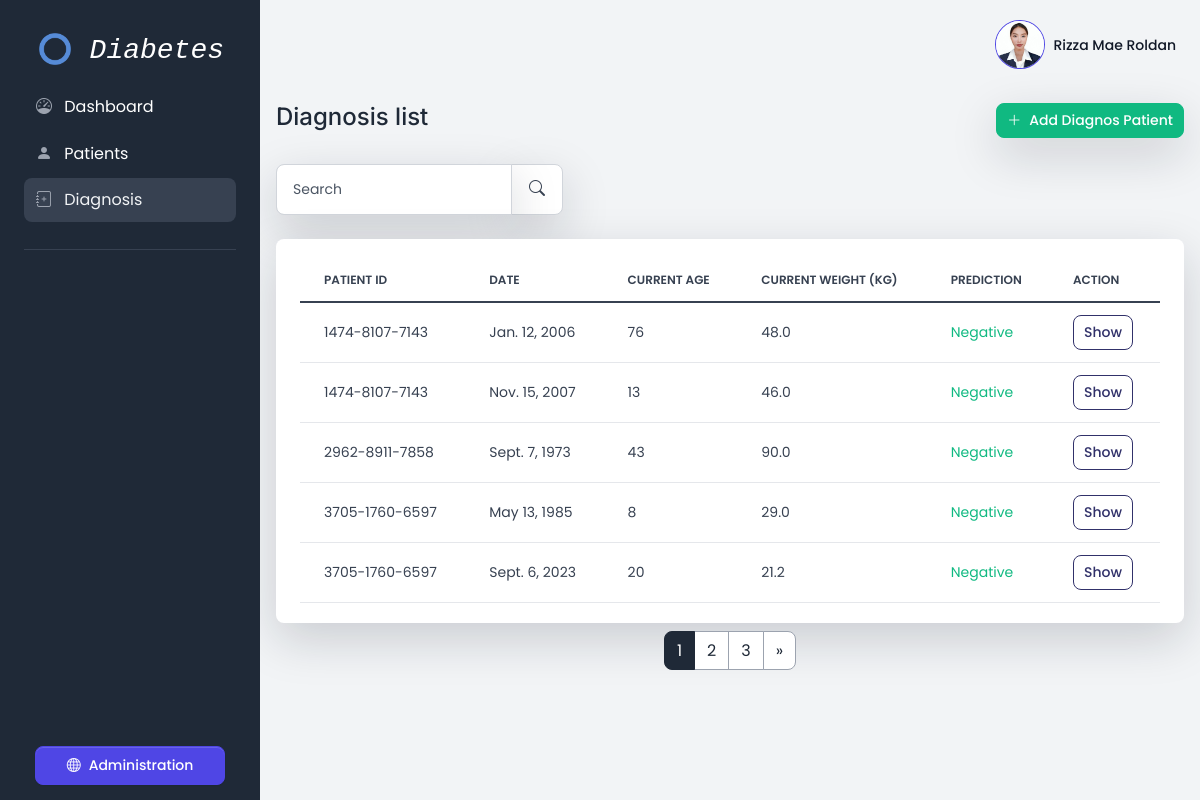
The app's page /diagnosis/ (signed in), older data.
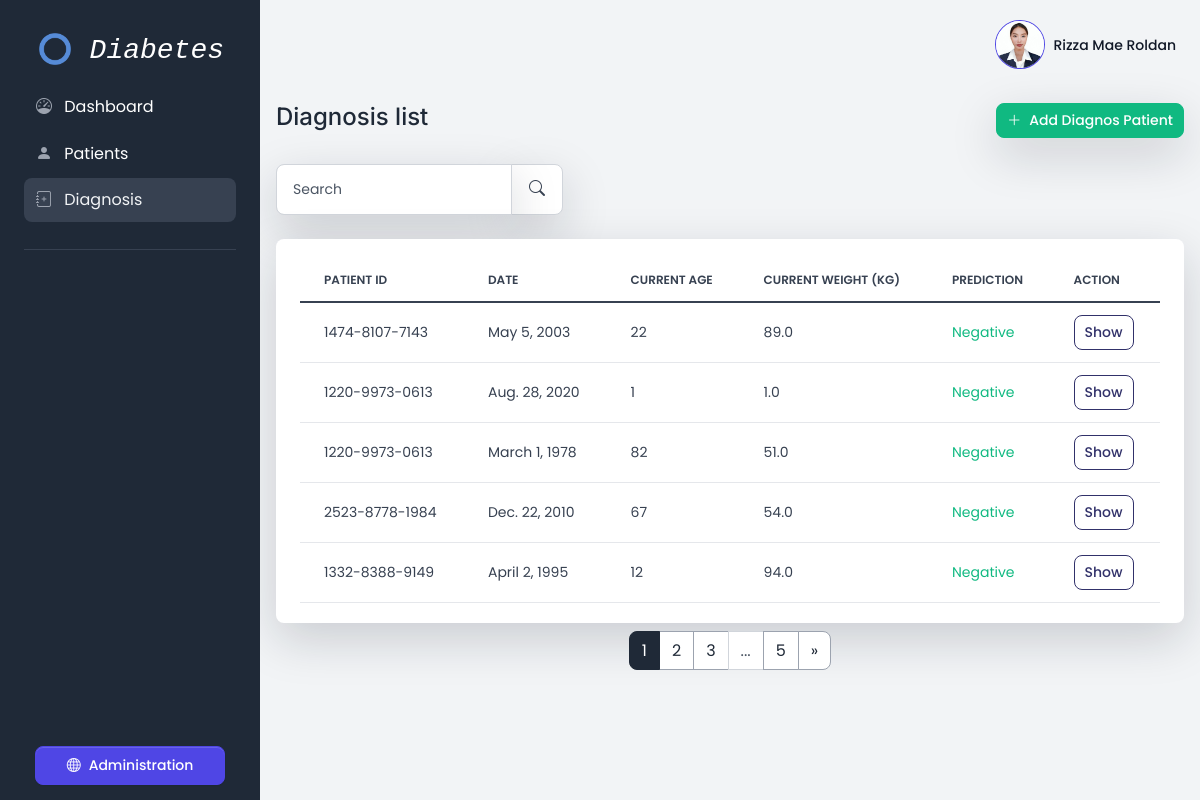
The same page, newer data.
### diabetes/models.py (models this page shows, shortened)
class Diagnosis(models.Model):
     patient = models.ForeignKey(Patient, on_delete=models.CASCADE)
     description = models.TextField(blank=True, null=True)
     date = models.DateField()
     created_at = models.DateTimeField(auto_now_add=True)
     updated_at = models.DateTimeField(auto_now=True)
     current_age = models.IntegerField(verbose_name='Current Age')
     current_weight = models.DecimalField(max_digits=5, decimal_places=1, verbose_name='Current Weight (kg)')
     test1 = models.DecimalField(max_digits=6, decimal_places=2, verbose_name='Test 1')
     test2 = models.DecimalField(max_digits=6, decimal_places=2, verbose_name='Test 2')
     test3 = models.DecimalField(max_digits=6, decimal_places=2, verbose_name='Test 3')
     prediction_result = models.BooleanField(null=True, blank=True, verbose_name='Prediction')
     class Meta:
          verbose_name_plural = 'Diagnosis'

class Patient(models.Model):
     added_by = models.ForeignKey(User, on_delete=models.SET_NULL, null=True)
     custom_patient_id = models.CharField(max_length=14, unique=True, default=generate_unique_id, verbose_name='Patient ID')
     first_name = models.CharField(max_length=255, verbose_name='First name')
     middle_name = models.CharField(max_length=255, null=True, blank=True, verbose_name='Middle name')
     last_name = models.CharField(max_length=255, verbose_name='Last name')
     sex = models.CharField(max_length=1,choices=(('M','M'),('F','F')))
     address = models.CharField(max_length=255, null=True, blank=True)
     barangay = models.ForeignKey(Barangay, on_delete=models.CASCADE)
     created_at = models.DateTimeField(auto_now_add=True)
     updated_at = models.DateTimeField(auto_now=True)

### diabetes/views.py (the view)
# urls.py: path('diagnosis/', views.diagnosis_index, name='diagnosis'),
@login_required(login_url='/login')
def diagnosis_index(request):
     search = request.GET.get('search')
     if search:
          queryset = Diagnosis.objects.filter(Q(patient__custom_patient_id__icontains=search) | Q(date__icontains=search)).order_by('-updated_at')
     else:
          search = ''
          queryset = Diagnosis.objects.all().order_by('-updated_at')
     items_per_page = 5
     paginator = Paginator(queryset, items_per_page)
     page_number = request.GET.get('page')
     diagnosis = paginator.get_page(page_number)
     return render(request, 'diabetes/diagnosis-index.html',{'diagnosis': diagnosis, 'search': search})

### diabetes/templates/diabetes/diagnosis-index.html (shortened to what this page needs)
{% extends 'diabetes/base.html' %}
{% block content %}
<x-app-layout>
	<div class="d-flex justify-content-between flex-wrap flex-md-nowrap align-items-center py-4">
		<div class="d-block mb-md-0">
			<h2 class="h4">Diagnosis list</h2>
		</div>
		<div class="btn-toolbar mb-2 mb-md-0">
			<a href="{% url 'diagnosis-create' %}" class="btn btn-sm btn-success shadow-lg d-inline-flex align-items-center text-white animate-up-1">
				<i class="icon icon-xs me-2 bi bi-plus-lg"></i>
				Add Diagnos Patient
			</a>
		</div>
	</div>
	<div class="table-settings mb-4">
		<div class="row align-items-center justify-content-between">
			<div class="col col-md-6 col-lg-3 col-xl-4">
				<form action="" method="GET">
					<div class="input-group me-2 me-lg-3 fmxw-400">
						<input type="text" name="search" value="{{ search }}" class="form-control shadow-lg" placeholder="Search">
						<span class="input-group-text shadow-lg">
							<button type="submit" class="btn btn-xs">
								<i class="icon fs-6 bi bi-search"></i>
							</button>
						</span>
					</div>
				</form>
			</div>
		</div>
	</div>
	<div class="card card-body border-0 shadow-lg table-wrapper table-responsive mb-2">
		<table class="table table-hover">
			<thead>
				<tr>
					<th class="border-gray-200">Patient ID</th>
					<th class="border-gray-200">Date</th>
					<th class="border-gray-200">Current Age</th>
					<th class="border-gray-200">Current Weight (kg)</th>
					<th class="border-gray-200">Prediction</th>
					<th class="border-gray-200">Action</th>
				</tr>
			</thead>
			<tbody>
				{% for diagnos in diagnosis %}
					<tr>
						<td valign="middle">
							<span class="fw-normal">{{ diagnos.patient.custom_patient_id }}</span>
						</td>
						<td valign="middle"><span class="fw-normal">{{ diagnos.date }}</span></td>
						<td valign="middle"><span class="fw-normal">{{ diagnos.current_age }}</span></td>
						<td valign="middle"><span class="fw-normal">{{ diagnos.current_weight }}</span></td>
						<td valign="middle"><span class="fw-normal">{% if diagnos.prediction_result == True %}<span class="text-danger">Positive</span>{% else %}<span class="text-success">Negative</span>{% endif %}</span></td>
						<td valign="middle">
							<a href="{% url 'diagnosis-update' diagnos.pk %}" class="btn btn-sm btn-pill btn-outline-tertiary">Show</a>
						</td>
					</tr>
				{% endfor %}
			</tbody>
		</table>
	</div>
	<div class="d-flex justify-content-center">
		<nav aria-label="Page navigation example">
			<ul class="pagination">
			    {% for num in diagnosis.paginator.page_range %}
				   {% if num > diagnosis.number|add:'-3' and num < diagnosis.number|add:'3' %}
					  {% if num == diagnosis.number %}
							{% if diagnosis.paginator.num_pages != 1 %}
							    <li class="page-item active"><span class="page-link">{{ num }}</span></li>
							{% endif %}
					  {% else %}
						 <li class="page-item"><a class="page-link" href="?page={{ num }}{% if search %}&search={{ search }}{% endif %}">{{ num }}</a></li>
					  {% endif %}
				   {% endif %}
			    {% endfor %}
			    {% if diagnosis.number < diagnosis.paginator.num_pages|add:'-3' %}
				   {% if diagnosis.number < diagnosis.paginator.num_pages|add:'-3' %}
					  <li class="page-item disabled"><span class="page-link">...</span></li>
				   {% endif %}
				   <li class="page-item"><a class="page-link" href="?page={{ diagnosis.paginator.num_pages }}{% if search %}&search={{ search }}{% endif %}">{{ diagnosis.paginator.num_pages }}</a></li>
			    {% endif %}
			    {% if diagnosis.has_next %}
				   <li class="page-item"><a class="page-link" href="?page={{ diagnosis.next_page_number }}{% if search %}&search={{ search }}{% endif %}">»</a></li>
			    {% endif %}
			</ul>
		 </nav>
		</div>
</x-app-layout>
{% endblock %}

Row changes from the older to the newer data that the page shows:
no longer on this page (row unchanged): Diagnosis: patient.custom_patient_id "1474-8107-7143", date "Jan. 12, 2006", current_age "76", current_weight "48.0", prediction_result "Negative"
no longer on this page (row unchanged): Diagnosis: patient.custom_patient_id "1474-8107-7143", date "Nov. 15, 2007", current_age "13", current_weight "46.0", prediction_result "Negative"
no longer on this page (row unchanged): Diagnosis: patient.custom_patient_id "2962-8911-7858", date "Sept. 7, 1973", current_age "43", current_weight "90.0", prediction_result "Negative"
no longer on this page (row unchanged): Diagnosis: patient.custom_patient_id "3705-1760-6597", date "May 13, 1985", current_age "8", current_weight "29.0", prediction_result "Negative"
no longer on this page (row unchanged): Diagnosis: patient.custom_patient_id "3705-1760-6597", date "Sept. 6, 2023", current_age "20", current_weight "21.2", prediction_result "Negative"
added Diagnosis: patient.custom_patient_id "1474-8107-7143", date "May 5, 2003", current_age "22", current_weight "89.0", prediction_result "Negative"
added Diagnosis: patient.custom_patient_id "1220-9973-0613", date "Aug. 28, 2020", current_age "1", current_weight "1.0", prediction_result "Negative"
added Diagnosis: patient.custom_patient_id "1220-9973-0613", date "March 1, 1978", current_age "82", current_weight "51.0", prediction_result "Negative"
added Diagnosis: patient.custom_patient_id "2523-8778-1984", date "Dec. 22, 2010", current_age "67", current_weight "54.0", prediction_result "Negative"
added Diagnosis: patient.custom_patient_id "1332-8388-9149", date "April 2, 1995", current_age "12", current_weight "94.0", prediction_result "Negative"
Text that changed along with them:
{{ diagnosis.paginator.num_pages }}: (not shown) → "5"
